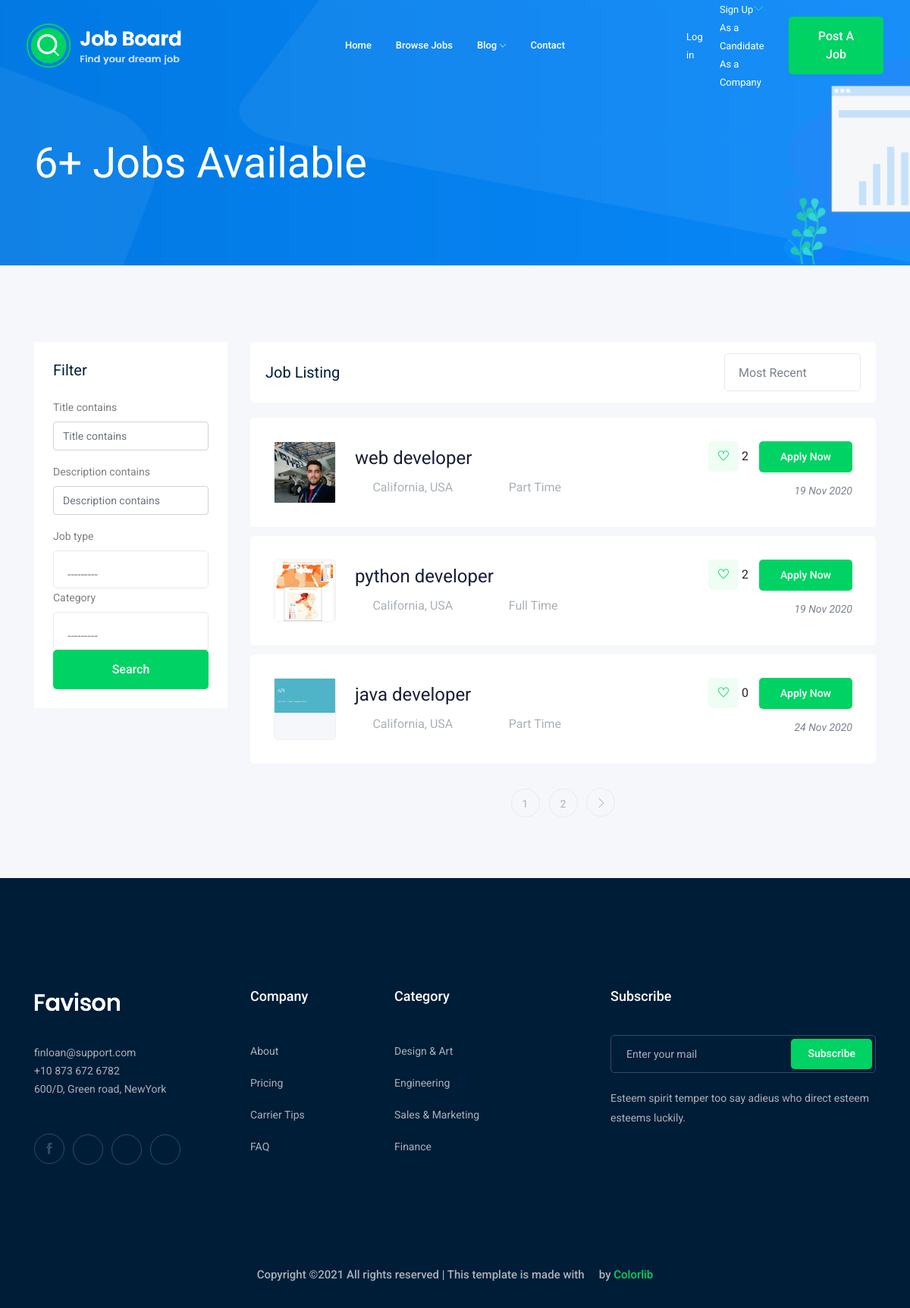
The page /jobs/ on the database as committed earlier.
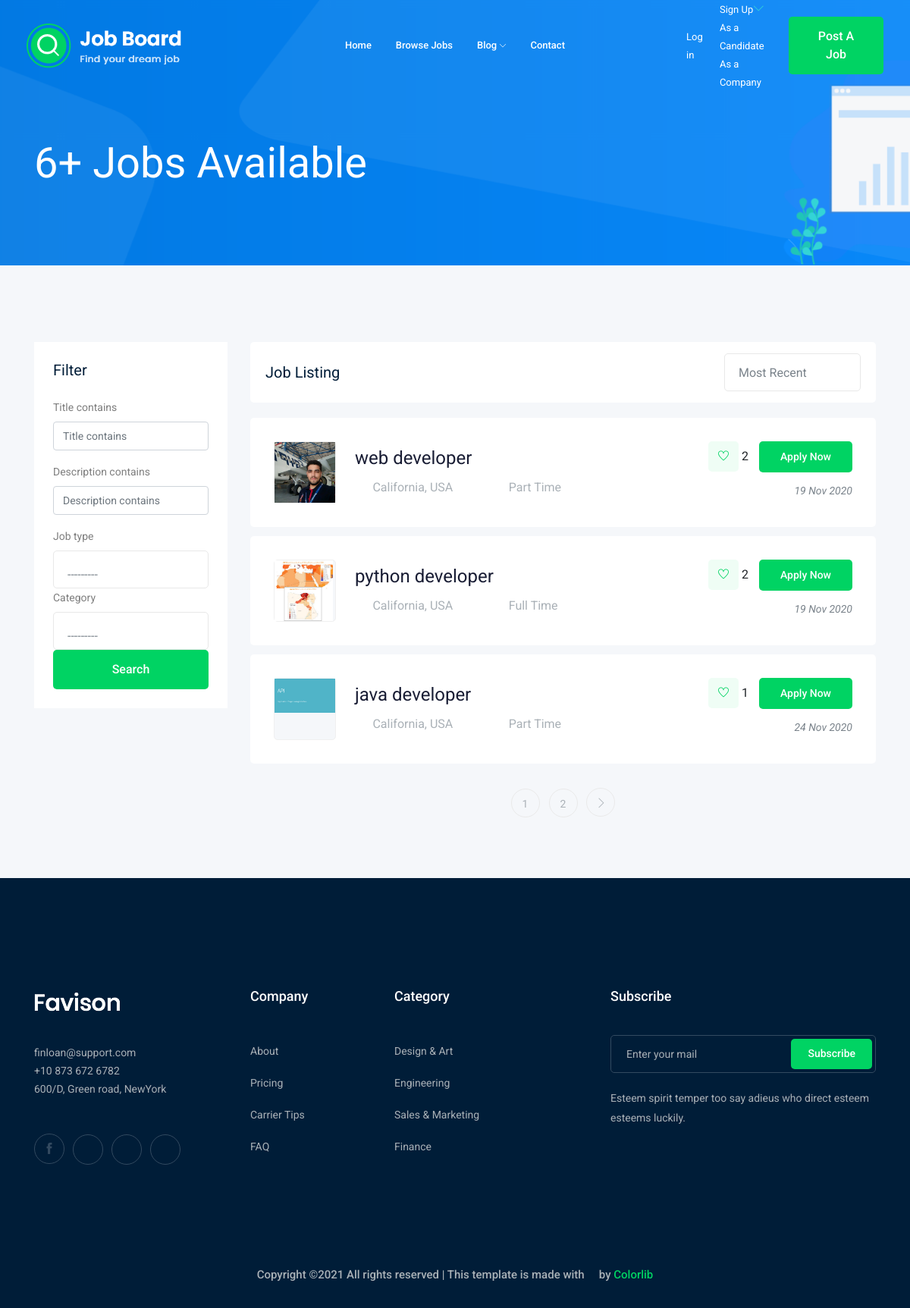
The same page on the database as committed later.
### job/models.py (models this page shows, shortened)
class Job(models.Model):
    owner = models.ForeignKey(User, related_name="jobs", on_delete=models.CASCADE)
    title = models.CharField(max_length = 150)
    description = RichTextField(blank=True, null=True)
    job_type = models.CharField(max_length = 150, choices=JOB_CHOICES)
    published_at = models.DateTimeField(auto_now=True)
    vacancy = models.IntegerField(default=1)
    salary = models.IntegerField(default=1)
    experience = models.IntegerField(default=1)
    image = models.ImageField(upload_to=upload_job_image)
    likers = models.ManyToManyField(User, related_name='liked_jobs', blank=True)
    category = models.ForeignKey('Category', related_name='jobs', on_delete=models.SET_NULL, null=True)
    objects = models.Manager()
    skills = TaggableManager()

### job/views.py (the view)
# urls.py: path('', jobs, name = "job_list"),
def jobs(request):
    jobs_list = Job.objects.all()
    my_filter = JobFilter(data=request.GET, queryset=jobs_list)
    jobs_list = my_filter.qs
    paginator = Paginator(jobs_list, 3)
    page_number = request.GET.get('page')
    page_obj = paginator.get_page(page_number)
    context = {
        "jobs_list": page_obj,
        'my_filter': my_filter
    }
    return render(request, "job/job_list.html", context)

### blog/context_poccessors.py (called while the page is built)
def extras(request):
    categories = Category.objects.all()
    return {'categories': categories}

### job/models.py (called while the page is built)
    def __str__(self):
        return self.name

### job/templates/job/job_list.html (shortened to what the changed rows need)
{% extends 'base.html' %}
{% load bootstrap4 %}
    {% block body %}
    <div class="job_listing_area plus_padding">
        <div class="container">
            <div class="row">
                <div class="col-lg-9">
                    <div class="job_lists m-0">
                        <div class="row">
                            {% for job in jobs_list %}
                            <div class="col-lg-12 col-md-12">
                                <div class="single_jobs white-bg d-flex justify-content-between">
                                    <div class="jobs_left d-flex align-items-center">
                                        <div class="thumb" style="padding: 0px;">
                                            <img src="{{job.image.url}}" alt="{{job.title}}" style="object-fit: contain; max-width: 100%; max-height: 100%;">
                                        </div>
                                        <div class="jobs_conetent">
                                            <a href="{% url 'jobs:job_details' job.id %}"><h4>{{job.title}}</h4></a>
                                            <div class="links_locat d-flex align-items-center">
                                                <div class="location">
                                                    <p> <i class="fa fa-map-marker"></i> California, USA</p>
                                                </div>
                                                <div class="location">
                                                    <p> <i class="fa fa-clock-o"></i> {{job.job_type}}</p>
                                                </div>
                                            </div>
                                        </div>
                                    </div>
                                    <div class="jobs_right">
                                        <div class="apply_now">
                                            {% if request.user in job.likers.all %}
                                                <a class="heart_mark"  style="margin-right: 0px;" onclick="likeIt(this)" data-set= '{{job.id}}'> <i id="heart{{job.id}}" class="fa fa-heart"></i> </a>
                                                <span id="counter{{job.id}}" data-id="{{job.id}}" style="margin-right: 10px;"> {{job.likers.count}} </span>
                                            {% else %}
                                                <a class="heart_mark" style="margin-right: 0px;" onclick="likeIt(this)" data-set= '{{job.id}}'> <i id="heart{{job.id}}" class="ti-heart"></i> </a>
                                                <span id="counter{{job.id}}" data-id="{{job.id}}" style="margin-right: 10px;" > {{job.likers.count}} </span>
                                            {% endif %}
                                            <a href="{% url 'jobs:job_details' job.id %}" class="boxed-btn3">Apply Now</a>
                                        </div>
                                        <div class="date">
                                            <p>{{job.published_at|date:'d M o' }}</p>
                                        </div>
                                    </div>
                                </div>
                            </div>
                            {% endfor %}
                        </div>
                    </div>
                </div>
            </div>
        </div>
    </div>
    {% endblock body %}

Rows that differ between the two databases and show on the page:
changed Job "java developer": likers.count "0" → "1"
